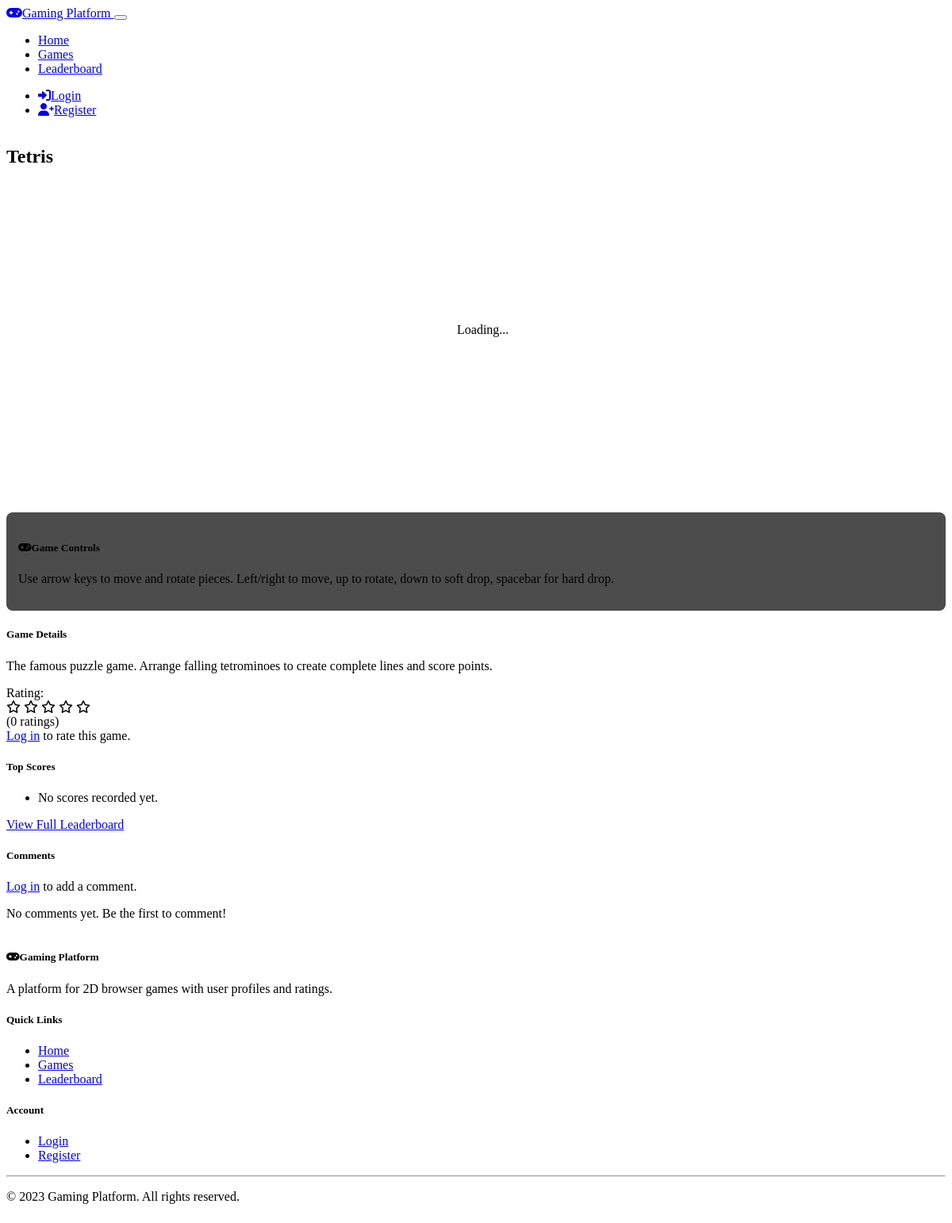
The app's page /game/4 with its own data.
### models.py (models this page shows, shortened)
class Game(db.Model):
    id = db.Column(db.Integer, primary_key=True)
    title = db.Column(db.String(100), nullable=False)
    description = db.Column(db.Text, nullable=False)
    instructions = db.Column(db.Text, nullable=False)
    game_type = db.Column(db.String(50), nullable=False)
    scores = db.relationship('Score', backref='game', lazy='dynamic')
    ratings = db.relationship('Rating', backref='game', lazy='dynamic')
    comments = db.relationship('Comment', backref='game', lazy='dynamic')
    def average_rating(self):
        ratings = [r.rating for r in self.ratings]
        return sum(ratings) / len(ratings) if ratings else 0

### routes.py (the view)
    @app.route('/game/<int:game_id>')
    def game(game_id):
        game = Game.query.get_or_404(game_id)
        comments = Comment.query.filter_by(game_id=game_id).order_by(Comment.date.desc()).all()
        user_rating = None
        if current_user.is_authenticated:
            user_rating = Rating.query.filter_by(user_id=current_user.id, game_id=game_id).first()
        top_scores = Score.query.filter_by(game_id=game_id).order_by(Score.score.desc()).limit(10).all()
        return render_template('game.html',
                               game=game,
                               comments=comments,
                               user_rating=user_rating,
                               top_scores=top_scores)

### templates/game.html (shortened to what this page needs)
{% extends 'base.html' %}
{% block content %}
<div class="container">
    <div class="row mt-4">
        <div class="col-md-8">
            <h2>{{ game.title }}</h2>
            <div id="game-container" class="my-4">
            </div>
            <div class="game-controls mb-4">
                <h5><i class="fas fa-gamepad me-2"></i>Game Controls</h5>
                <p>{{ game.instructions }}</p>
            </div>
        </div>
        <div class="col-md-4">
            <div class="card mb-4">
                <div class="card-header bg-primary text-white">
                    <h5 class="mb-0">Game Details</h5>
                </div>
                <div class="card-body">
                    <p>{{ game.description }}</p>
                    <div class="d-flex align-items-center mb-3">
                        <span class="me-2">Rating:</span>
                        <div class="rating-stars">
                            {% set avg_rating = game.average_rating()|int %}
                            {% for i in range(5) %}
                                {% if i < avg_rating %}
                                    <i class="fas fa-star"></i>
                                {% else %}
                                    <i class="far fa-star"></i>
                                {% endif %}
                            {% endfor %}
                        </div>
                        <span class="ms-2">({{ game.ratings.count() }} ratings)</span>
                    </div>
                    {% if current_user.is_authenticated %}
                        <form action="{{ url_for('rate_game') }}" method="post">
                            <input type="hidden" name="game_id" value="{{ game.id }}">
                            <input type="hidden" name="rating" id="rating-input" value="{{ user_rating.rating if user_rating else 0 }}">
                            <div class="mb-3">
                                <label class="form-label">Rate this game:</label>
                                <div class="rating-stars">
                                    {% for i in range(5) %}
                                        {% if user_rating and i < user_rating.rating %}
                                            <i class="fas fa-star" data-rating="{{ i+1 }}"></i>
                                        {% else %}
                                            <i class="far fa-star" data-rating="{{ i+1 }}"></i>
                                        {% endif %}
                                    {% endfor %}
                                </div>
                            </div>
                            <button type="submit" class="btn btn-primary">Submit Rating</button>
                        </form>
                    {% else %}
                        <div class="alert alert-info">
                            <a href="{{ url_for('login') }}">Log in</a> to rate this game.
                        </div>
                    {% endif %}
                </div>
            </div>
            <div class="card mb-4">
                <div class="card-header bg-primary text-white">
                    <h5 class="mb-0">Top Scores</h5>
                </div>
                <ul class="list-group list-group-flush">
                    {% for score in top_scores %}
                        <li class="list-group-item d-flex justify-content-between align-items-center{% if current_user.is_authenticated and score.user_id == current_user.id %} highlight-score{% endif %}">
                            <div>
                                <span class="fw-bold">{{ loop.index }}.</span>
                                {{ score.user.username }}
                            </div>
                            <span class="badge bg-primary rounded-pill">{{ score.score }}</span>
                        </li>
                    {% else %}
                        <li class="list-group-item">No scores recorded yet.</li>
                    {% endfor %}
                </ul>
                <div class="card-footer text-center">
                    <a href="{{ url_for('leaderboard', game_id=game.id) }}" class="btn btn-sm btn-outline-primary">View Full Leaderboard</a>
                </div>
            </div>
        </div>
    </div>
    <div class="row mt-4">
        <div class="col-md-12">
            <div class="card">
                <div class="card-header bg-primary text-white">
                    <h5 class="mb-0">Comments</h5>
                </div>
                <div class="card-body">
                    {% if current_user.is_authenticated %}
                        <form action="{{ url_for('add_comment') }}" method="post" class="mb-4">
                            <input type="hidden" name="game_id" value="{{ game.id }}">
                            <div class="mb-3">
                                <label for="content" class="form-label">Add a comment:</label>
                                <textarea class="form-control" id="content" name="content" rows="3" required></textarea>
                            </div>
                            <button type="submit" class="btn btn-primary">Post Comment</button>
                        </form>
                    {% else %}
                        <div class="alert alert-info mb-4">
                            <a href="{{ url_for('login') }}">Log in</a> to add a comment.
                        </div>
                    {% endif %}
                    <div class="comment-container">
                        {% if comments %}
                            {% for comment in comments %}
                                <div class="card mb-3 comment-card">
                                    <div class="card-body">
                                        <div class="d-flex justify-content-between">
                                            <h6 class="card-subtitle mb-2 text-muted">{{ comment.user.username }}</h6>
                                            <small class="text-muted">{{ comment.date.strftime('%Y-%m-%d %H:%M') }}</small>
                                        </div>
                                        <p class="card-text">{{ comment.content }}</p>
                                    </div>
                                </div>
                            {% endfor %}
                        {% else %}
                            <div class="text-center text-muted my-5">
                                <p>No comments yet. Be the first to comment!</p>
                            </div>
                        {% endif %}
                    </div>
                </div>
            </div>
        </div>
    </div>
</div>
{% endblock %}

### static/css/style.css (style rules this page uses)
body { min-height: 100vh; display: flex; flex-direction: column; }
#game-container { width: 100%; max-width: 800px; margin: 0 auto; border: 2px solid var(--bs-border-color); border-radius: 8px; background-color: var(--bs-dark); overflow: hidden; }
.rating-stars { color: var(--bs-warning); cursor: pointer; }
.comment-container { max-height: 400px; overflow-y: auto; }
.game-controls { background-color: rgba(0, 0, 0, 0.7); border-radius: 8px; padding: 15px; margin: 15px 0; }
.game-controls h5 { color: var(--bs-warning); }

### records on screen
Game: title "Tetris", instructions "Use arrow keys to move and rotate pieces. Left/right to move, up to rotate, down to soft drop, spacebar for hard drop.", description "The famous puzzle game. Arrange falling tetrominoes to create complete lines and score points."

### other values on screen
{{ game.ratings.count() }} "0"
